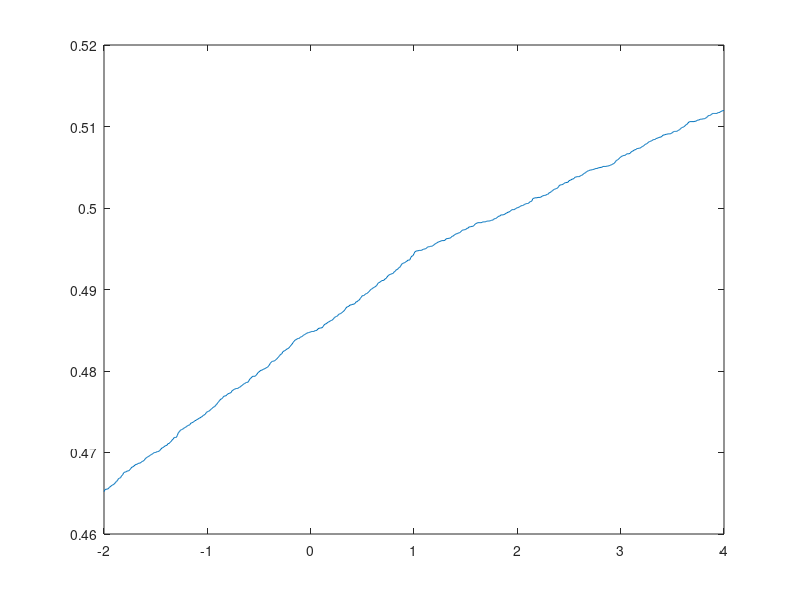

Reproduce this figure in MATLAB.
Y1=normrnd(0,1,20000,1);
Y2=normrnd(0,1,20000,1);
X1=2*Y1;
X2=(1/2)*Y1+sqrt(1-(1/4))*Y2+4;
Z=[X1,X2];


c=0;
for i=1:20000
T(i)=(abs(Z(i,1)))*Z(i,2)+2*Z(i,1)*Z(i,2)^2+1;
if T(i)>=2
c=c+1;
endif
endfor
pr=c/20000


W=abs(X1).*X2+2*X1.*X2.^2+1;
x=-2:0.01:4;
plot(x,empirical_cdf(x,W))